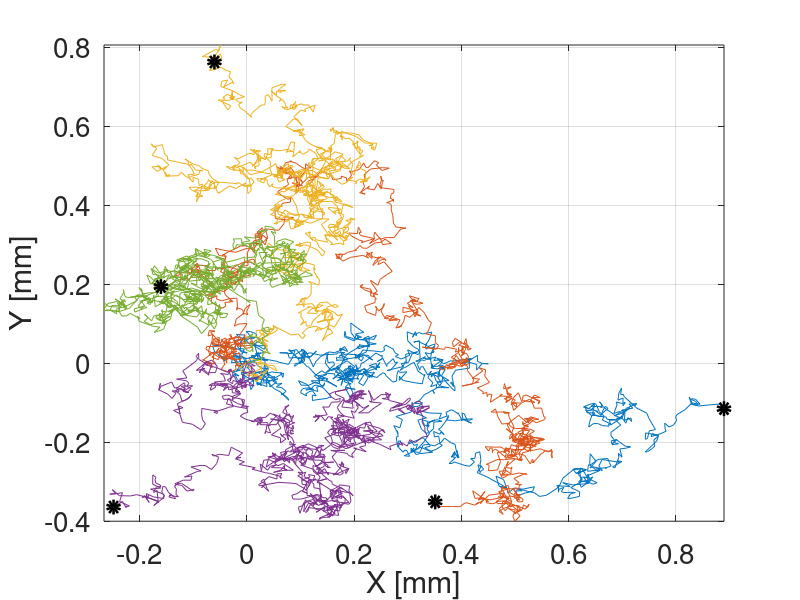

Here is the MATLAB script that generated this plot:
function CH3_example_2

dt=0.1;
finaltime=10*60;  % 10 minutes
D=0.0001;         % 10^{-4} mm^2 sec^{-1}
numberofrealisations=5;

n=finaltime/dt;
X=zeros(numberofrealisations,n);
Y=zeros(numberofrealisations,n);

for i=1:numberofrealisations
    dX = sqrt(2*D*dt)*randn(1,n);   
    X(i,:)=cumsum(dX(1,:));             
    dY = sqrt(2*D*dt)*randn(1,n);   
    Y(i,:) = cumsum(dY(1,:));             
end

Xplot(:,:)=X(:,5:5:n);
Yplot(:,:)=Y(:,5:5:n);

%% Plotting
figure(1);
for j = 1:numberofrealisations
    plot([0,Xplot(j,:)],[0,Yplot(j,:)]);   
    hold on;
    plot([X(j,n)],[Y(j,n)],'ko','Linewidth',5);   
end
xlabel('X [mm]');
ylabel('Y [mm]');
axis tight
set(gca,'Fontsize',20);
grid on;

